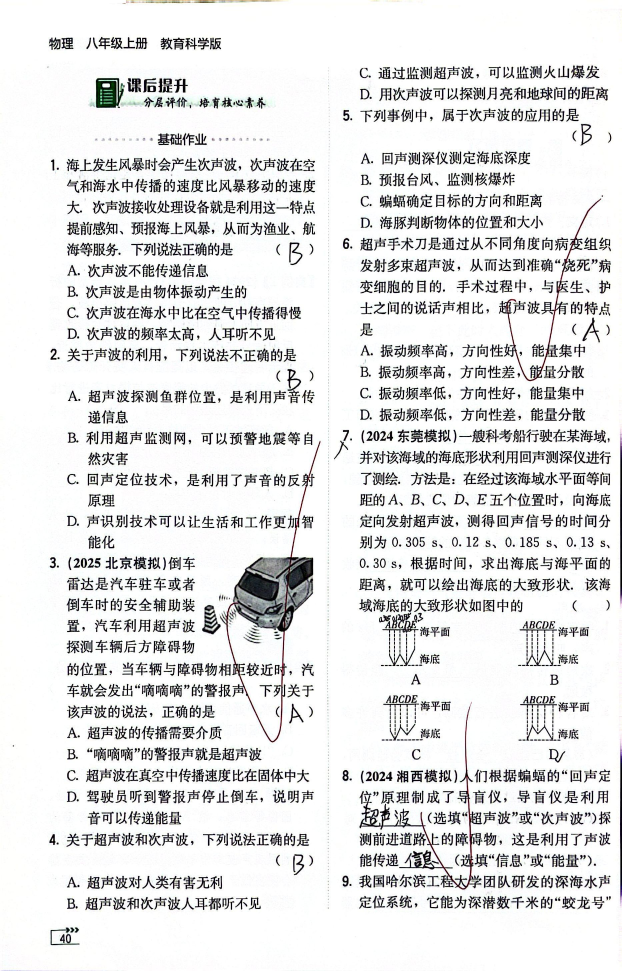
#> input picture samples/page_040.jpg, 1864 x 2912 px (shown at 1/3 size)
$ python visualize.py ../samples/page_040.jpg ../samples
#> lines starting #> are read from the running program, lines starting #| are printed output that depends on the picture; after the words box and inside, x2 and y2 are one past the last pixel; in counts of white or black regions, pixels touching at a corner belong together
### src/red_mask_deep.py
"""
RubriClean Deep — 深度红笔检测
HSV + RGB + 局部红度 + 笔画膨胀 (diff=15) + Light-gated 晕影吸收 + 白色填充
适用场景: 扫描质量差、红笔偏黑偏暗，Standard 漏检时使用
"""

import cv2
import numpy as np
import json
import os


# [47 lines left out: function load_config, not called in this run]


# ============================================================
# 可调参数（集中管理，方便调优）
# ============================================================
CONFIG = {
    # --- HSV 红色检测 ---
    # 红色在 Hue 环两端，OpenCV H 范围 0-180
    "hsv_red1_lower": (0, 50, 50),
    "hsv_red1_upper": (10, 255, 255),
    "hsv_red2_lower": (170, 50, 50),
    "hsv_red2_upper": (180, 255, 255),

    # --- RGB 差值检测（偏黑红笔）---
    "rgb_diff_threshold": 15,  # v3.1: 8→15, 与Senior对齐, 减少印刷字误检
    "rgb_r_min": 50,           # R 通道最小值，排除纯黑像素

    # --- 局部相对红度检测 ---
    "local_r_advantage": 5,    # R 相对于 G/B 的最小优势值
    "local_r_min": 30,         # 局部检测的最低 R 下限
    "local_proximity": 5,      # 必须靠近已知红色像素的半径

    # --- 笔画膨胀 ---
    "stroke_dilate_iter": 3,
    "stroke_dilate_kernel": 5,
    # 自适应双通道膨胀 (改进C)
    "use_dual_dilate": False,       # 启用双通道膨胀
    "dual_dilate_fine_kernel": 3,   # 细笔画核
    "dual_dilate_fine_iter": 1,     # 细笔画迭代
    "dual_dilate_coarse_kernel": 7, # 粗笔画核
    "dual_dilate_coarse_iter": 2,   # 粗笔画迭代

    # --- 间隙填充 ---
    "gap_close_kernel": 7,     # 最终闭运算核大小

    # --- CLAHE 预处理 (改进A) ---
    "use_clahe": False,
    "clahe_clip": 2.0,
    "clahe_tile": [8, 8],

    # --- 连通域去噪 (改进B) ---
    "use_component_filter": False,  # 是否启用连通域过滤
    "component_min_area": 10,       # 最小连通域面积（小于此值视为噪声）

    # --- 安全阈值 ---
    "safety_gray_tolerance": 5,  # R/G/B 差异小于此值视为纯灰度，绝不删除

    # --- 形态学 ---
    "morph_close_kernel": 5,   # 闭运算核大小
    "morph_open_kernel": 3,    # 开运算核大小

    # --- Inpainting ---
    "inpaint_radius": 5,       # 修复半径
    "inpaint_method": cv2.INPAINT_TELEA,  # Telea 算法

    # --- Light-gated 晕影吸收 ---
    "fringe_dilate_px": 13,       # 膨胀半径 (px)
    "fringe_light_thresh": 200,   # min(R,G,B) > 此值才吸收，保护黑笔笔画
}


def preprocess_clahe(image, config=None):
    """
    CLAHE 自适应对比度增强 — 改进 A。
    在 LAB 色彩空间对亮度通道做局部直方图均衡化，
    让不同扫描亮度的页面统一到相似水平。
    """
    cfg = config or CONFIG
    if not cfg.get("use_clahe", False):
        return image
    lab = cv2.cvtColor(image, cv2.COLOR_BGR2LAB)
    l, a, b = cv2.split(lab)
    clahe = cv2.createCLAHE(
        clipLimit=cfg.get("clahe_clip", 2.0),
        tileGridSize=tuple(cfg.get("clahe_tile", [8, 8])))
    l = clahe.apply(l)
    lab = cv2.merge([l, a, b])
    return cv2.cvtColor(lab, cv2.COLOR_LAB2BGR)


def detect_red_hsv(image, config=None):
    """
    基于 HSV 色彩空间检测标准红色笔迹。
    """
    cfg = config or CONFIG
    hsv = cv2.cvtColor(image, cv2.COLOR_BGR2HSV)

    lower1 = np.array(cfg["hsv_red1_lower"])
    upper1 = np.array(cfg["hsv_red1_upper"])
    lower2 = np.array(cfg["hsv_red2_lower"])
    upper2 = np.array(cfg["hsv_red2_upper"])

    mask1 = cv2.inRange(hsv, lower1, upper1)
    mask2 = cv2.inRange(hsv, lower2, upper2)

    return cv2.bitwise_or(mask1, mask2)


def detect_red_rgb_diff(image, config=None):
    """
    基于 RGB 通道差值检测偏黑/偏暗的红色笔迹。

    原理：红色墨水在 R 通道很强，G/B 通道很弱。
    即使扫描变暗，R 通道仍明显高于 G/B。
    """
    cfg = config or CONFIG

    r = image[:, :, 2].astype(np.int16)
    g = image[:, :, 1].astype(np.int16)
    b = image[:, :, 0].astype(np.int16)

    diff = r - np.maximum(g, b)
    mask = (diff > cfg["rgb_diff_threshold"]) & (r > cfg["rgb_r_min"])

    return mask.astype(np.uint8) * 255


# [8 lines left out: function _is_grayscale_pixel, not called in this run]


def detect_red_local_contrast(image, seed_mask, config=None):
    """
    局部相对红度检测：找出种子掩码附近、R 通道相对占优的暗像素。

    原理：偏黑红笔的 RGB 绝对值都低（暗），但在局部比较时，
    R 通道仍略微高于 G 和 B。而真正的印刷黑字 R≈G≈B。

    安全机制：
    1. 仅在与 seed_mask 接近的区域内搜索
    2. 绝对排除 R≈G≈B 的纯灰度像素
    3. R 必须同时大于 G 且大于 B
    """
    cfg = config or CONFIG

    r = image[:, :, 2].astype(np.int16)
    g = image[:, :, 1].astype(np.int16)
    b = image[:, :, 0].astype(np.int16)

    # 条件 1: R 同时大于 G 和 B（相对优势）
    r_dominant = (r > g + cfg["local_r_advantage"]) & (r > b + cfg["local_r_advantage"])

    # 条件 2: R 不能太低（排除噪声）
    r_enough = r > cfg["local_r_min"]

    # 条件 3: 排除纯灰度像素
    gray_tol = cfg["safety_gray_tolerance"]
    not_gray = ~((abs(r - g) <= gray_tol) &
                 (abs(g - b) <= gray_tol) &
                 (abs(r - b) <= gray_tol))

    candidate = (r_dominant & r_enough & not_gray).astype(np.uint8) * 255

    # 条件 4: 必须靠近已知红色像素（空间邻近性）
    proximity = cfg["local_proximity"]
    kernel = cv2.getStructuringElement(
        cv2.MORPH_ELLIPSE, (proximity * 2 + 1, proximity * 2 + 1))
    seed_dilated = cv2.dilate(seed_mask, kernel, iterations=1)

    return cv2.bitwise_and(candidate, seed_dilated)


def expand_along_strokes(mask, image, config=None):
    """
    沿笔画方向膨胀掩码（改进C：双通道模式）。
    默认：单通道固定核膨胀。
    双通道模式：细笔画用小核保守膨胀 + 粗笔画用大核激进膨胀 → 取并集。

    安全机制：只扩展到"偏暗"的像素（笔画区域），不扩展到亮背景。
    """
    cfg = config or CONFIG
    gray = cv2.cvtColor(image, cv2.COLOR_BGR2GRAY)
    dark_pixels = (gray < 180).astype(np.uint8) * 255

    # 排除纯灰度像素（黑字保护）
    r = image[:, :, 2].astype(np.int16)
    g = image[:, :, 1].astype(np.int16)
    b = image[:, :, 0].astype(np.int16)
    gray_tol = cfg["safety_gray_tolerance"]
    is_gray = ((abs(r - g) <= gray_tol) &
               (abs(g - b) <= gray_tol) &
               (abs(r - b) <= gray_tol))
    not_gray = (~is_gray).astype(np.uint8) * 255

    if cfg.get("use_dual_dilate", False):
        # 细笔画通道：小核保守
        k_fine = cfg["dual_dilate_fine_kernel"]
        kernel_fine = cv2.getStructuringElement(cv2.MORPH_ELLIPSE, (k_fine, k_fine))
        fine = cv2.dilate(mask, kernel_fine, iterations=cfg["dual_dilate_fine_iter"])

        # 粗笔画通道：大核激进
        k_coarse = cfg["dual_dilate_coarse_kernel"]
        kernel_coarse = cv2.getStructuringElement(cv2.MORPH_ELLIPSE, (k_coarse, k_coarse))
        coarse = cv2.dilate(mask, kernel_coarse, iterations=cfg["dual_dilate_coarse_iter"])

        # 合并两通道
        expanded = cv2.bitwise_or(fine, coarse)
    else:
        k_size = cfg["stroke_dilate_kernel"]
        kernel = cv2.getStructuringElement(cv2.MORPH_ELLIPSE, (k_size, k_size))
        expanded = cv2.dilate(mask, kernel, iterations=cfg["stroke_dilate_iter"])

    # 安全约束
    expanded = cv2.bitwise_and(expanded, dark_pixels)
    expanded = cv2.bitwise_and(expanded, not_gray)

    new_only = cv2.bitwise_and(expanded, cv2.bitwise_not(mask))
    return cv2.bitwise_or(mask, new_only), new_only


def remove_black_border(image, border_width=20, darkness_threshold=40):
    """
    检测并排除扫描件四周的黑边区域。
    """
    h, w = image.shape[:2]
    gray = cv2.cvtColor(image, cv2.COLOR_BGR2GRAY)
    border_mask = np.zeros((h, w), dtype=np.uint8)

    border_mask[:border_width, :] = 255
    border_mask[h - border_width:, :] = 255
    border_mask[:, :border_width] = 255
    border_mask[:, w - border_width:] = 255

    border_mask = cv2.bitwise_and(border_mask, cv2.threshold(
        gray, darkness_threshold, 255, cv2.THRESH_BINARY_INV)[1])

    return border_mask


def merge_masks(mask_hsv, mask_rgb, mask_local=None, border_mask=None, config=None):
    """
    融合 HSV、RGB 差值和局部红度掩码，排除黑边。
    """
    cfg = config or CONFIG

    merged = cv2.bitwise_or(mask_hsv, mask_rgb)
    if mask_local is not None:
        merged = cv2.bitwise_or(merged, mask_local)

    if border_mask is not None:
        merged = cv2.bitwise_and(merged, cv2.bitwise_not(border_mask))

    # 闭运算：连接断裂笔画
    kernel_close = cv2.getStructuringElement(
        cv2.MORPH_ELLIPSE, (cfg["morph_close_kernel"], cfg["morph_close_kernel"]))
    merged = cv2.morphologyEx(merged, cv2.MORPH_CLOSE, kernel_close)

    # 开运算：去除孤立噪声
    kernel_open = cv2.getStructuringElement(
        cv2.MORPH_ELLIPSE, (cfg["morph_open_kernel"], cfg["morph_open_kernel"]))
    merged = cv2.morphologyEx(merged, cv2.MORPH_OPEN, kernel_open)

    # 间隙填充：大核闭运算
    gap_kernel = cv2.getStructuringElement(
        cv2.MORPH_ELLIPSE, (cfg["gap_close_kernel"], cfg["gap_close_kernel"]))
    merged = cv2.morphologyEx(merged, cv2.MORPH_CLOSE, gap_kernel)

    # 连通域去噪（改进B）：去除微小孤立碎片
    if cfg.get("use_component_filter", False):
        min_area = cfg.get("component_min_area", 10)
        num_labels, labels, stats, _ = cv2.connectedComponentsWithStats(
            merged, connectivity=8)
        clean = np.zeros_like(merged)
        for i in range(1, num_labels):
            if stats[i, cv2.CC_STAT_AREA] >= min_area:
                clean[labels == i] = 255
        merged = clean

    return merged


def cleanup_residuals(image, first_mask, first_cleaned, config=None):
    """
    二次清理：检测第一次 Inpaint 后掩码边缘的残留暗像素，
    生成补充掩码，用于第二次 Inpaint。
    """
    cfg = config or CONFIG
    gray = cv2.cvtColor(image, cv2.COLOR_BGR2GRAY)

    edge_kernel = cv2.getStructuringElement(cv2.MORPH_ELLIPSE, (3, 3))
    mask_dilated = cv2.dilate(first_mask, edge_kernel, iterations=3)
    search_ring = cv2.bitwise_and(mask_dilated, cv2.bitwise_not(first_mask))

    r = image[:, :, 2].astype(np.int16)
    g = image[:, :, 1].astype(np.int16)
    b = image[:, :, 0].astype(np.int16)
    gray_tol = cfg["safety_gray_tolerance"]
    not_pure_gray = ~((abs(r - g) <= gray_tol) &
                      (abs(g - b) <= gray_tol) &
                      (abs(r - b) <= gray_tol))
    is_dark = gray < 180

    residual = cv2.bitwise_and(search_ring, (is_dark & not_pure_gray).astype(np.uint8) * 255)

    cleaned_final = cv2.inpaint(
        first_cleaned, residual, cfg["inpaint_radius"], cfg["inpaint_method"])

    return cleaned_final, residual


def detect_red_pen(image, config=None):
    """
    一站式红笔检测：
        HSV + RGB 差值 + 局部相对红度 → 融合 → 笔画膨胀 → 形态学优化
    """
    cfg = config or CONFIG

    # Step 0: CLAHE 预处理（改进A）
    image = preprocess_clahe(image, cfg)

    # Step 1: HSV + RGB 差值检测
    mask_hsv = detect_red_hsv(image, cfg)
    mask_rgb = detect_red_rgb_diff(image, cfg)

    # Step 2: 局部相对红度检测
    seed_mask = cv2.bitwise_or(mask_hsv, mask_rgb)
    mask_local = detect_red_local_contrast(image, seed_mask, cfg)

    # Step 3: 三掩码融合 + 形态学
    border_mask = remove_black_border(image)
    merged = merge_masks(mask_hsv, mask_rgb, mask_local, border_mask, cfg)

    # Step 4: 沿笔画膨胀
    merged, expanded_only = expand_along_strokes(merged, image, cfg)

    # 统计
    debug_info = {
        "mask_hsv": mask_hsv,
        "mask_rgb": mask_rgb,
        "mask_local": mask_local,
        "border_mask": border_mask,
        "expanded_only": expanded_only,
        "final_mask": merged,
        "hsv_pixels": cv2.countNonZero(mask_hsv),
        "rgb_pixels": cv2.countNonZero(mask_rgb),
        "local_pixels": cv2.countNonZero(mask_local),
        "expanded_pixels": cv2.countNonZero(expanded_only),
        "final_pixels": cv2.countNonZero(merged),
    }

    return merged, debug_info


def inpaint_red(image, mask, config=None, two_pass=True):
    """
    使用 Inpainting 清除红笔痕迹（Telea + 二次清理）。
    """
    cfg = config or CONFIG
    first = cv2.inpaint(image, mask, cfg["inpaint_radius"], cfg["inpaint_method"])

    if not two_pass:
        return first, None

    cleaned, residual = cleanup_residuals(image, mask, first, cfg)
    return cleaned, residual


# [56 lines left out: functions absorb_fringe, white_fill, process, not called in this run]


# ============================================================
# 命令行测试入口
# ============================================================
# [37 lines that do not run on import are left out]

### src/visualize.py
"""
可视化工具 — 生成掩码叠加图和修复前后对比图
"""

import cv2
import numpy as np
import os


def overlay_mask(image, mask, color=(0, 255, 0), alpha=0.4):
    """将掩码叠加到原图上，半透明显示。"""
    overlay = image.copy()
    overlay[mask > 0] = (
        overlay[mask > 0] * (1 - alpha) +
        np.array(color) * alpha
    ).astype(np.uint8)
    return overlay


def make_comparison(original, mask, cleaned, output_path):
    """三栏对比图：原图 | 掩码叠加 | 修复后"""
    h, w = original.shape[:2]
    target_w = 900
    scale = target_w / w
    if scale < 1.0:
        original_s = cv2.resize(original, (target_w, int(h * scale)))
        cleaned_s = cv2.resize(cleaned, (target_w, int(h * scale)))
        mask_s = cv2.resize(mask, (target_w, int(h * scale)))
    else:
        original_s, cleaned_s, mask_s = original, cleaned, mask

    overlaid = overlay_mask(original_s, mask_s)

    def add_label(img, text):
        labeled = img.copy()
        bar_h = 40
        cv2.rectangle(labeled, (0, 0), (labeled.shape[1], bar_h), (0, 0, 0), -1)
        cv2.putText(labeled, text, (10, 28),
                    cv2.FONT_HERSHEY_SIMPLEX, 0.8, (255, 255, 255), 2)
        return labeled

    comparison = np.hstack([
        add_label(original_s, "Original"),
        add_label(overlaid, "Red Mask Overlay"),
        add_label(cleaned_s, "Cleaned (Inpainting)"),
    ])
    cv2.imwrite(output_path, comparison)
    print(f"  对比图已保存: {output_path}")


def make_mask_detail(original, info, output_path):
    """掩码细节图（5 栏）：HSV | RGB Diff | Local Contrast | Stroke Expand | Final"""
    h, w = original.shape[:2]
    target_w = 400
    scale = target_w / w
    if scale < 1.0:
        nh, nw = int(h * scale), target_w
        original_s = cv2.resize(original, (nw, nh))
    else:
        original_s, nh, nw = original, h, w

    def make_panel(mask, title, px_count):
        panel = overlay_mask(original_s,
            cv2.resize(mask, (nw, nh)) if mask.shape != original_s.shape[:2] else mask)
        labeled = panel.copy()
        bar_h = 36
        cv2.rectangle(labeled, (0, 0), (nw, bar_h), (0, 0, 0), -1)
        cv2.putText(labeled, title, (6, 16),
                    cv2.FONT_HERSHEY_SIMPLEX, 0.45, (200, 200, 200), 1)
        cv2.putText(labeled, f"{px_count} px", (6, 30),
                    cv2.FONT_HERSHEY_SIMPLEX, 0.45, (255, 255, 255), 1)
        return labeled

    panels = [
        make_panel(info["mask_hsv"], "1. HSV", info["hsv_pixels"]),
        make_panel(info["mask_rgb"], "2. RGB Diff", info["rgb_pixels"]),
        make_panel(info["mask_local"], "3. Local Contrast", info["local_pixels"]),
        make_panel(info["expanded_only"], "4. Stroke Expand", info["expanded_pixels"]),
        make_panel(info["final_mask"], "5. Final Mask", info["final_pixels"]),
    ]

    detail = np.hstack(panels)
    cv2.imwrite(output_path, detail)
    print(f"  掩码细节图已保存: {output_path}")


# ============================================================
# 命令行入口
# ============================================================
if __name__ == "__main__":
    import sys
    from red_mask_deep import detect_red_pen, inpaint_red

    if len(sys.argv) < 2:
        print("用法: python visualize.py <image_path> [output_subdir]")
        print("示例: python visualize.py ../samples/page_040.jpg")
        sys.exit(1)

    img_path = sys.argv[1]
    if not os.path.exists(img_path):
        print(f"文件不存在: {img_path}")
        sys.exit(1)

    img = cv2.imread(img_path)
#> img is the input picture: shape (2912, 1864, 3); mean B, G, R 227.4, 227.2, 227
    if img is None:
        print(f"无法读取: {img_path}")
        sys.exit(1)

    subdir = sys.argv[2] if len(sys.argv) > 2 else ""
    out_dir = os.path.join(os.path.dirname(__file__), "..", "output", subdir)
    os.makedirs(out_dir, exist_ok=True)

    print(f"处理: {img_path}")
    mask, info = detect_red_pen(img)
#> in detect_red_hsv, `mask1 = cv2.inRange(hsv, lower1, upper1)`:
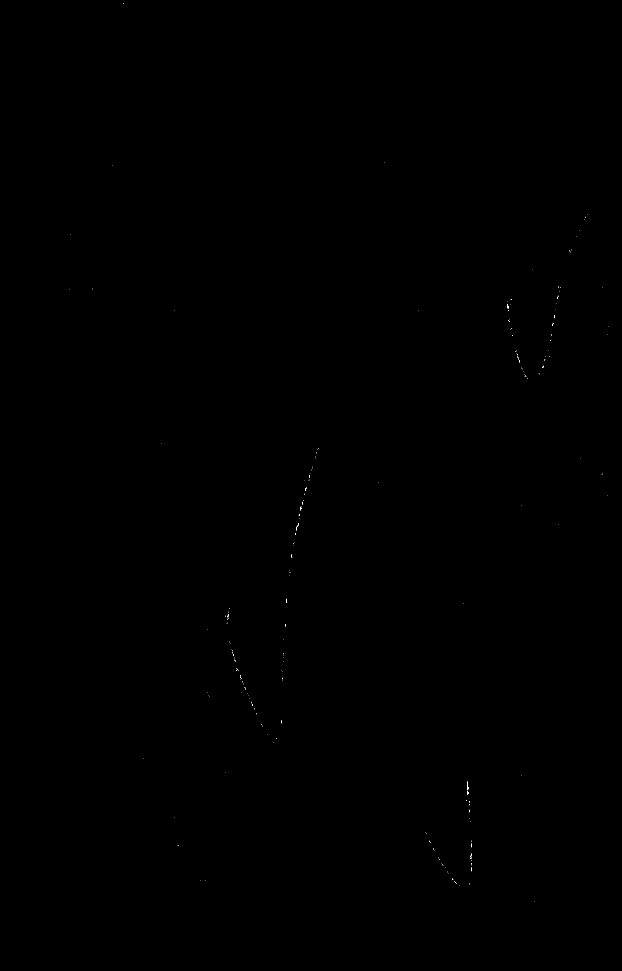
#> mask1: shape (2912, 1864) (shown at 1/3 size); 0.01% white in thin lines or dots, all inside (x1, y1, x2, y2) = (209, 9, 1825, 2705)
#> in detect_red_rgb_diff, `diff = r - np.maximum(g, b)`:
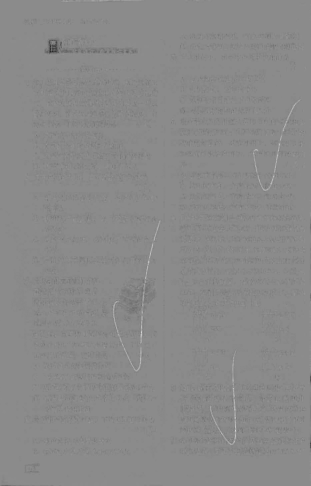
#> diff: shape (2912, 1864) int16 (shown at 1/6 size); min -112, max 93, mean -1.2; drawn with min black and max white
#> in detect_red_local_contrast, `not_gray = ~((abs(r - g) <= gray_tol) & (abs(g - b) <= gray_tol) & (ab..`:
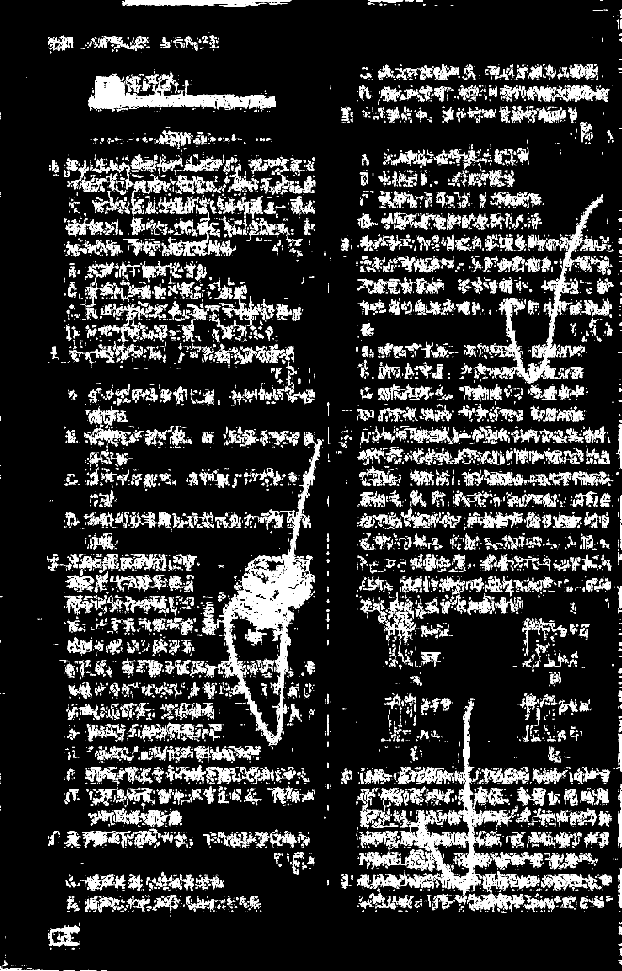
#> not_gray: shape (2912, 1864) bool (shown at 1/3 size); 13.1% white; 13730 white regions (9414 under 20 px), largest, box (x1, y1, x2, y2) and area: (667, 1320, 965, 2236) 45451, (1200, 2104, 1466, 2679) 19301, (266, 221, 676, 329) 17184
#> in detect_red_pen, `merged, expanded_only = expand_along_strokes(merged, image, cfg)`:
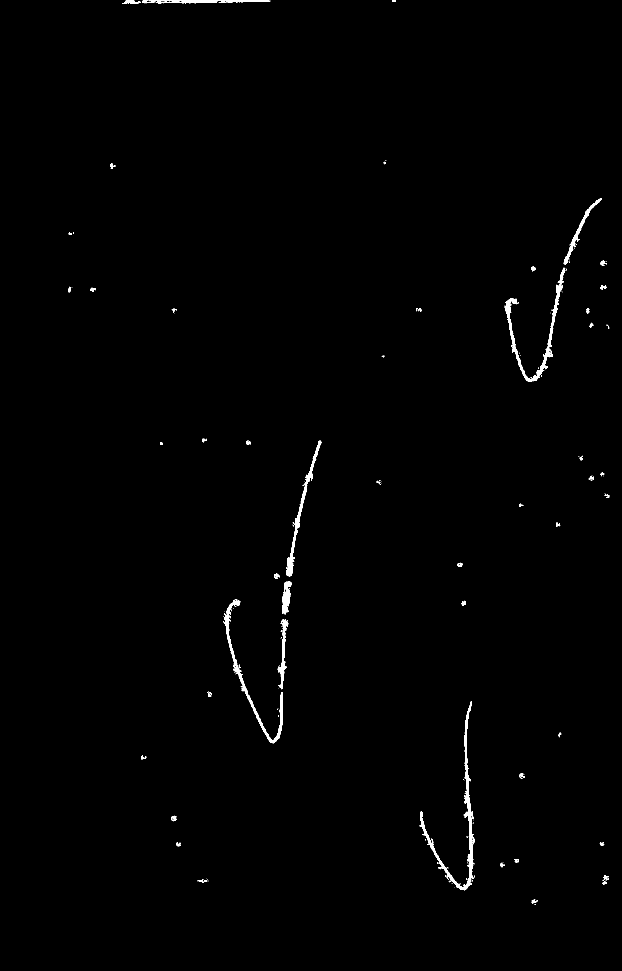
#> merged: shape (2912, 1864) (shown at 1/3 size); 0.61% white; 232 white regions (170 under 20 px), largest, box (x1, y1, x2, y2) and area: (1259, 2104, 1424, 2671) 6918, (1514, 803, 1695, 1146) 5561, (671, 1798, 849, 2230) 5001
#> info = 11 items
    cleaned, residual = inpaint_red(img, mask)

    for key in ["hsv_pixels", "rgb_pixels", "local_pixels", "expanded_pixels", "final_pixels"]:
        print(f"  {key}: {info[key]}")
#> this loop made 5 passes
#|   hsv_pixels: 5167
#|   rgb_pixels: 10325
#> (further printed lines are left out)
    print(f"  residual_pixels: {cv2.countNonZero(residual)}")
#|   residual_pixels: 2808

    base = os.path.splitext(os.path.basename(img_path))[0]
    make_comparison(img, mask, cleaned, os.path.join(out_dir, f"{base}_comparison.jpg"))
#> in overlay_mask, `overlay[mask > 0] = ( overlay[mask > 0] * (1 - alpha) + np.array(color..`:
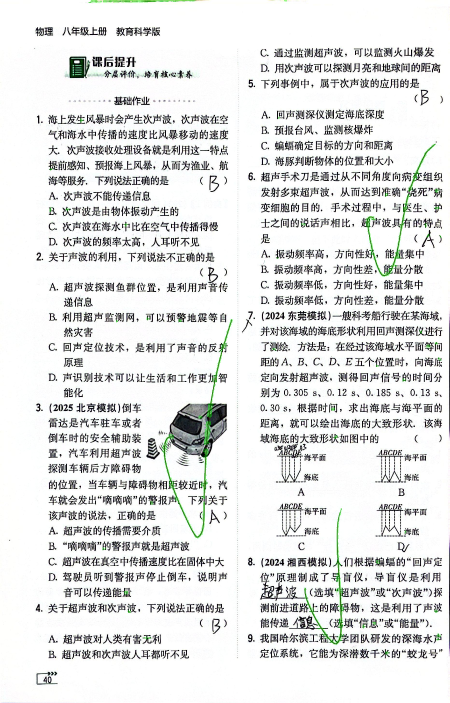
#> overlay: shape (1406, 900, 3) (shown at 1/2 size); mean B, G, R 226.9, 227.6, 226.4
#> call 3 of add_label, with text = 'Cleaned (Inpainting)'
#> in add_label (call 3), `cv2.putText(labeled, text, (10, 28), cv2.FONT_HERSHEY_SIMPLEX, 0.8, (2..`:
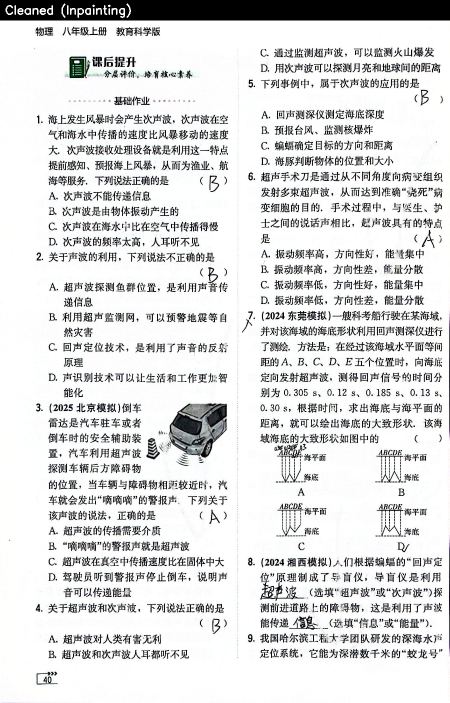
#> labeled: shape (1406, 900, 3) (shown at 1/2 size); mean B, G, R 220.9, 220.7, 220.3
    make_mask_detail(img, info, os.path.join(out_dir, f"{base}_detail.jpg"))
    cv2.imwrite(os.path.join(out_dir, f"{base}_residual.png"), residual)
